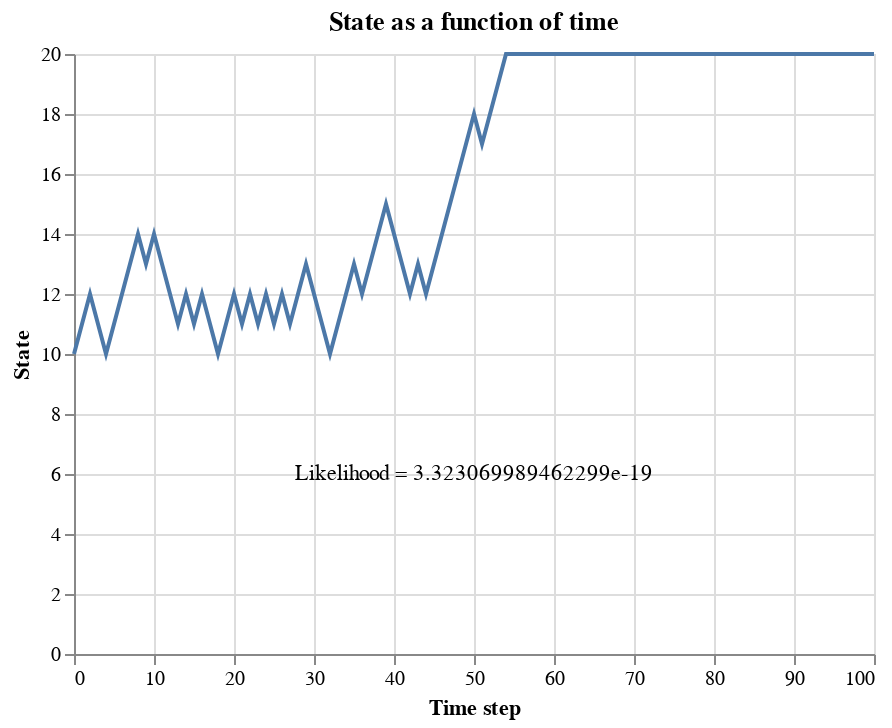

The cell this chart's notebook holds for it:
### Markdown cell above
The plot below shows the states taken as a function of time for a realized Markov chain under a random policy and the likelihood of the observed sequence of transitions. The likelihood of each individual transition from state i to j is given in the transition matrix above.

### Code cell
random_policy_df, random_policy_likelihood = simulate_markov_chain(policy="random")

alt.Chart(random_policy_df, title="State as a function of time").mark_line().encode(
    x='Time step',
    y='State'
) + alt.Chart({'values':[{'x': 50, 'y': 6}]}).mark_text(
    text='Likelihood = ' + str(random_policy_likelihood)
).encode(
    x=alt.X('x:Q',
            title='Time step'), 
    y=alt.Y('y:Q',
            title='State')
)

### Figure 1 — Vega-Lite specification as saved in the notebook (floating-point values rounded to 4 significant figures)
{"config": {"view": {"continuousWidth": 400, "continuousHeight": 300}}, "layer": [{"data": {"name": "data-7505a87ee102d007b512ba0f409ad048"}, "mark": "line", "encoding": {"x": {"field": "Time step", "type": "quantitative"}, "y": {"field": "State", "type": "quantitative"}}, "title": "State as a function of time"}, {"data": {"name": "data-34fc9f8bffe3e84328cb9aa7dcb7dba1"}, "mark": {"type": "text", "text": "Likelihood = 3.323069989462299e-19"}, "encoding": {"x": {"field": "x", "title": "Time step", "type": "quantitative"}, "y": {"field": "y", "title": "State", "type": "quantitative"}}}], "$schema": "https://vega.github.io/schema/vega-lite/v4.17.0.json", "datasets": {"data-7505a87ee102d007b512ba0f409ad048": [{"Time step": 0, "State": 10}, {"Time step": 1, "State": 11}, {"Time step": 2, "State": 12}, {"Time step": 3, "State": 11}, {"Time step": 4, "State": 10}, {"Time step": 5, "State": 11}, {"Time step": 6, "State": 12}, {"Time step": 7, "State": 13}, {"Time step": 8, "State": 14}, {"Time step": 9, "State": 13}, {"Time step": 10, "State": 14}, {"Time step": 11, "State": 13}, {"Time step": 12, "State": 12}, {"Time step": 13, "State": 11}, {"Time step": 14, "State": 12}, {"Time step": 15, "State": 11}, {"Time step": 16, "State": 12}, {"Time step": 17, "State": 11}, {"Time step": 18, "State": 10}, {"Time step": 19, "State": 11}, {"Time step": 20, "State": 12}, {"Time step": 21, "State": 11}, {"Time step": 22, "State": 12}, {"Time step": 23, "State": 11}, {"Time step": 24, "State": 12}, {"Time step": 25, "State": 11}, {"Time step": 26, "State": 12}, {"Time step": 27, "State": 11}, {"Time step": 28, "State": 12}, {"Time step": 29, "State": 13}, {"Time step": 30, "State": 12}, {"Time step": 31, "State": 11}, {"Time step": 32, "State": 10}, {"Time step": 33, "State": 11}, {"Time step": 34, "State": 12}, {"Time step": 35, "State": 13}, {"Time step": 36, "State": 12}, {"Time step": 37, "State": 13}, {"Time step": 38, "State": 14}, {"Time step": 39, "State": 15}, {"Time step": 40, "State": 14}, {"Time step": 41, "State": 13}, {"Time step": 42, "State": 12}, {"Time step": 43, "State": 13}, {"Time step": 44, "State": 12}, {"Time step": 45, "State": 13}, {"Time step": 46, "State": 14}, {"Time step": 47, "State": 15}, {"Time step": 48, "State": 16}, {"Time step": 49, "State": 17}, {"Time step": 50, "State": 18}, {"Time step": 51, "State": 17}, {"Time step": 52, "State": 18}, {"Time step": 53, "State": 19}, {"Time step": 54, "State": 20}, {"Time step": 55, "State": 20}, {"Time step": 56, "State": 20}, {"Time step": 57, "State": 20}, {"Time step": 58, "State": 20}, {"Time step": 59, "State": 20}, {"Time step": 60, "State": 20}, {"Time step": 61, "State": 20}, {"Time step": 62, "State": 20}, {"Time step": 63, "State": 20}, {"Time step": 64, "State": 20}, {"Time step": 65, "State": 20}, {"Time step": 66, "State": 20}, {"Time step": 67, "State": 20}, {"Time step": 68, "State": 20}, {"Time step": 69, "State": 20}, {"Time step": 70, "State": 20}, {"Time step": 71, "State": 20}, {"Time step": 72, "State": 20}, {"Time step": 73, "State": 20}, {"Time step": 74, "State": 20}, {"Time step": 75, "State": 20}, {"Time step": 76, "State": 20}, {"Time step": 77, "State": 20}, {"Time step": 78, "State": 20}, {"Time step": 79, "State": 20}, {"Time step": 80, "State": 20}, {"Time step": 81, "State": 20}, {"Time step": 82, "State": 20}, {"Time step": 83, "State": 20}, {"Time step": 84, "State": 20}, {"Time step": 85, "State": 20}, {"Time step": 86, "State": 20}, {"Time step": 87, "State": 20}, {"Time step": 88, "State": 20}, {"Time step": 89, "State": 20}, {"Time step": 90, "State": 20}, {"Time step": 91, "State": 20}, {"Time step": 92, "State": 20}, {"Time step": 93, "State": 20}, {"Time step": 94, "State": 20}, {"Time step": 95, "State": 20}, {"Time step": 96, "State": 20}, {"Time step": 97, "State": 20}, {"Time step": 98, "State": 20}, {"Time step": 99, "State": 20}, {"Time step": 100, "State": 20}], "data-34fc9f8bffe3e84328cb9aa7dcb7dba1": [{"x": 50, "y": 6}]}}
